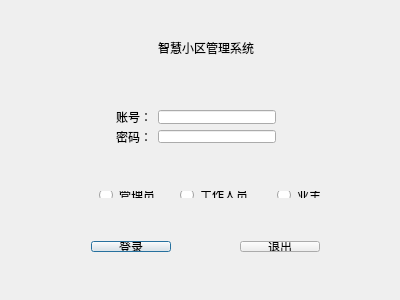
<?xml version="1.0" encoding="UTF-8"?>
<ui version="4.0">
 <class>LoginDialog</class>
 <widget class="QDialog" name="LoginDialog">
  <property name="geometry">
   <rect>
    <x>0</x>
    <y>0</y>
    <width>400</width>
    <height>300</height>
   </rect>
  </property>
  <property name="windowTitle">
   <string>登录</string>
  </property>
  <widget class="QWidget" name="layoutWidget">
   <property name="geometry">
    <rect>
     <x>24</x>
     <y>29</y>
     <width>364</width>
     <height>37</height>
    </rect>
   </property>
   <layout class="QHBoxLayout" name="horizontalLayout">
    <item>
     <spacer name="horizontalSpacer_1">
      <property name="orientation">
       <enum>Qt::Horizontal</enum>
      </property>
      <property name="sizeHint" stdset="0">
       <size>
        <width>40</width>
        <height>20</height>
       </size>
      </property>
     </spacer>
    </item>
    <item>
     <widget class="QLabel" name="titlelabel">
      <property name="styleSheet">
       <string notr="true">font: 65 20pt &quot;Levenim MT&quot;;</string>
      </property>
      <property name="text">
       <string>智慧小区管理系统</string>
      </property>
     </widget>
    </item>
    <item>
     <spacer name="horizontalSpacer_2">
      <property name="orientation">
       <enum>Qt::Horizontal</enum>
      </property>
      <property name="sizeHint" stdset="0">
       <size>
        <width>40</width>
        <height>20</height>
       </size>
      </property>
     </spacer>
    </item>
   </layout>
  </widget>
  <widget class="QWidget" name="layoutWidget">
   <property name="geometry">
    <rect>
     <x>80</x>
     <y>230</y>
     <width>251</width>
     <height>33</height>
    </rect>
   </property>
   <layout class="QHBoxLayout" name="horizontalLayout_5">
    <item>
     <widget class="QPushButton" name="loginbtn">
      <property name="styleSheet">
       <string notr="true">font: 75 10pt &quot;Segoe Print&quot;;注册
</string>
      </property>
      <property name="text">
       <string>登录</string>
      </property>
     </widget>
    </item>
    <item>
     <spacer name="horizontalSpacer_4">
      <property name="orientation">
       <enum>Qt::Horizontal</enum>
      </property>
      <property name="sizeHint" stdset="0">
       <size>
        <width>40</width>
        <height>20</height>
       </size>
      </property>
     </spacer>
    </item>
    <item>
     <widget class="QPushButton" name="exitbtn">
      <property name="styleSheet">
       <string notr="true">font: 75 10pt &quot;Segoe Print&quot;;</string>
      </property>
      <property name="text">
       <string>退出</string>
      </property>
     </widget>
    </item>
   </layout>
  </widget>
  <widget class="QWidget" name="">
   <property name="geometry">
    <rect>
     <x>105</x>
     <y>99</y>
     <width>182</width>
     <height>55</height>
    </rect>
   </property>
   <layout class="QVBoxLayout" name="verticalLayout">
    <item>
     <layout class="QHBoxLayout" name="horizontalLayout_2">
      <item>
       <widget class="QLabel" name="usernumlabel">
        <property name="styleSheet">
         <string notr="true">font: 75 10pt &quot;Segoe Print&quot;;用户名</string>
        </property>
        <property name="text">
         <string>账号：</string>
        </property>
       </widget>
      </item>
      <item>
       <widget class="QLineEdit" name="userline">
        <property name="sizePolicy">
         <sizepolicy hsizetype="Expanding" vsizetype="Fixed">
          <horstretch>0</horstretch>
          <verstretch>0</verstretch>
         </sizepolicy>
        </property>
       </widget>
      </item>
     </layout>
    </item>
    <item>
     <layout class="QHBoxLayout" name="horizontalLayout_3">
      <item>
       <widget class="QLabel" name="passwordlabel">
        <property name="styleSheet">
         <string notr="true">font: 75 10pt &quot;Segoe Print&quot;密码</string>
        </property>
        <property name="text">
         <string>密码：</string>
        </property>
       </widget>
      </item>
      <item>
       <widget class="QLineEdit" name="passwordline">
        <property name="sizePolicy">
         <sizepolicy hsizetype="Expanding" vsizetype="Fixed">
          <horstretch>0</horstretch>
          <verstretch>0</verstretch>
         </sizepolicy>
        </property>
        <property name="echoMode">
         <enum>QLineEdit::Password</enum>
        </property>
       </widget>
      </item>
     </layout>
    </item>
   </layout>
  </widget>
  <widget class="QWidget" name="">
   <property name="geometry">
    <rect>
     <x>70</x>
     <y>180</y>
     <width>267</width>
     <height>29</height>
    </rect>
   </property>
   <layout class="QHBoxLayout" name="horizontalLayout_4">
    <item>
     <spacer name="horizontalSpacer_8">
      <property name="orientation">
       <enum>Qt::Horizontal</enum>
      </property>
      <property name="sizeHint" stdset="0">
       <size>
        <width>18</width>
        <height>20</height>
       </size>
      </property>
     </spacer>
    </item>
    <item>
     <widget class="QRadioButton" name="ManagerRadio">
      <property name="styleSheet">
       <string notr="true">font: 75 10pt &quot;Segoe Print&quot;;学生登录</string>
      </property>
      <property name="text">
       <string>管理员</string>
      </property>
     </widget>
    </item>
    <item>
     <spacer name="horizontalSpacer_3">
      <property name="orientation">
       <enum>Qt::Horizontal</enum>
      </property>
      <property name="sizeHint" stdset="0">
       <size>
        <width>13</width>
        <height>20</height>
       </size>
      </property>
     </spacer>
    </item>
    <item>
     <widget class="QRadioButton" name="WorkerRadio">
      <property name="styleSheet">
       <string notr="true">font: 75 10pt &quot;Segoe Print&quot;;教师登录</string>
      </property>
      <property name="text">
       <string>工作人员</string>
      </property>
     </widget>
    </item>
    <item>
     <spacer name="horizontalSpacer_9">
      <property name="orientation">
       <enum>Qt::Horizontal</enum>
      </property>
      <property name="sizeHint" stdset="0">
       <size>
        <width>18</width>
        <height>20</height>
       </size>
      </property>
     </spacer>
    </item>
    <item>
     <widget class="QRadioButton" name="OwnerRadio">
      <property name="styleSheet">
       <string notr="true">font: 75 10pt &quot;Segoe Print&quot;;教师登录</string>
      </property>
      <property name="text">
       <string>业主</string>
      </property>
     </widget>
    </item>
   </layout>
  </widget>
 </widget>
 <layoutdefault spacing="6" margin="11"/>
 <resources/>
 <connections/>
</ui>
